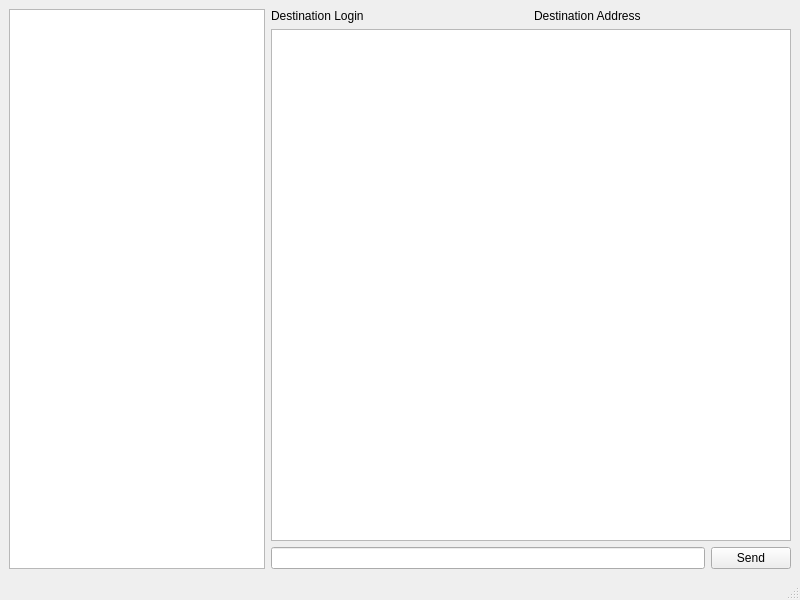
<?xml version="1.0" encoding="UTF-8"?>
<ui version="4.0">
 <class>MainWindow</class>
 <widget class="QMainWindow" name="MainWindow">
  <property name="geometry">
   <rect>
    <x>0</x>
    <y>0</y>
    <width>800</width>
    <height>600</height>
   </rect>
  </property>
  <property name="windowTitle">
   <string>MainWindow</string>
  </property>
  <widget class="QWidget" name="centralwidget">
   <layout class="QHBoxLayout" name="horizontalLayout_2">
    <item>
     <layout class="QHBoxLayout" name="horizontalLayout">
      <item>
       <widget class="QListWidget" name="contactsView">
        <property name="sizePolicy">
         <sizepolicy hsizetype="Fixed" vsizetype="Expanding">
          <horstretch>0</horstretch>
          <verstretch>0</verstretch>
         </sizepolicy>
        </property>
       </widget>
      </item>
      <item>
       <layout class="QVBoxLayout" name="chatView">
        <item>
         <layout class="QHBoxLayout" name="destinationInfoLayout">
          <item>
           <widget class="QLabel" name="destinationLogin">
            <property name="text">
             <string>Destination Login</string>
            </property>
           </widget>
          </item>
          <item>
           <widget class="QLabel" name="destinanionAddress">
            <property name="text">
             <string>Destination Address</string>
            </property>
           </widget>
          </item>
         </layout>
        </item>
        <item>
         <widget class="QTextEdit" name="chatHistoryView">
          <property name="readOnly">
           <bool>true</bool>
          </property>
         </widget>
        </item>
        <item>
         <layout class="QHBoxLayout" name="messageSendLayout">
          <item>
           <widget class="QLineEdit" name="messageEdit"/>
          </item>
          <item>
           <widget class="QPushButton" name="sendButton">
            <property name="text">
             <string>Send</string>
            </property>
           </widget>
          </item>
         </layout>
        </item>
       </layout>
      </item>
     </layout>
    </item>
   </layout>
  </widget>
  <widget class="QMenuBar" name="menubar">
   <property name="geometry">
    <rect>
     <x>0</x>
     <y>0</y>
     <width>800</width>
     <height>22</height>
    </rect>
   </property>
  </widget>
  <widget class="QStatusBar" name="statusbar"/>
 </widget>
 <resources/>
 <connections/>
</ui>
